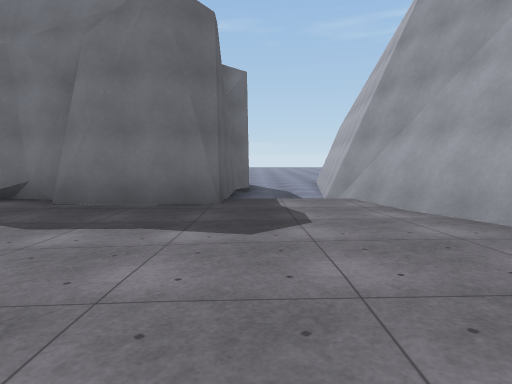
view 1 (above)

22 first-person views from a walk through a scene from a Unity 3-D project. The camera is 1.3 m above the floor, tilts 6° down and sees 75° across. The floor is counted in squares, 2 m on a side. Each view is taken from the middle of a square. On the plan, view 1 faces up. The plan holds only what a view shows up to about 10 squares ahead; the rest is blank. The place goes on beyond the plan. The player character is not drawn. Some surface patterns are stand-ins.

view 2
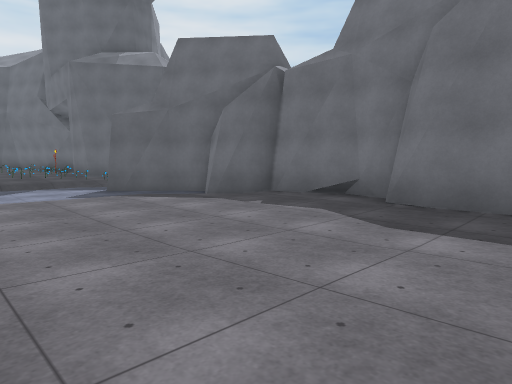

view 3
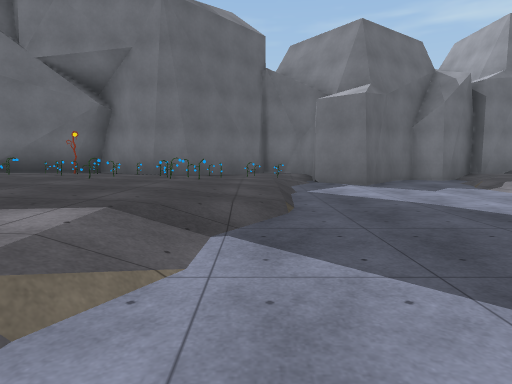

view 4
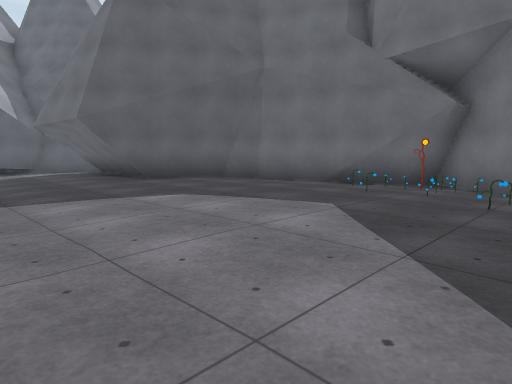

view 5
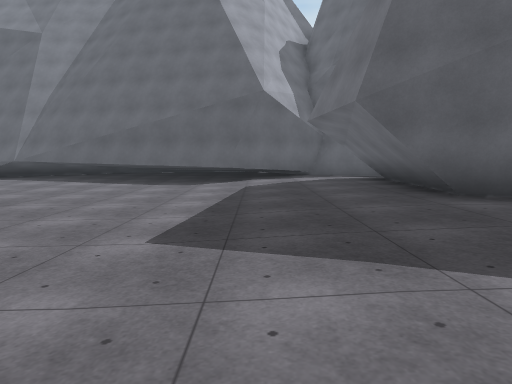

view 6
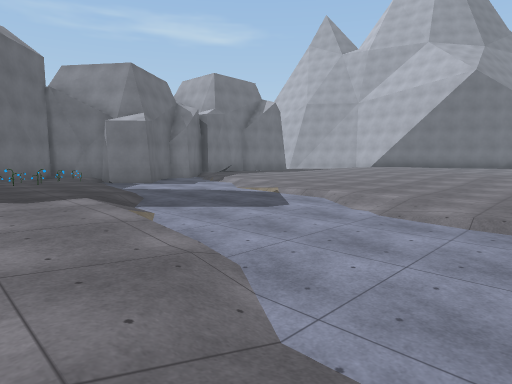

view 7
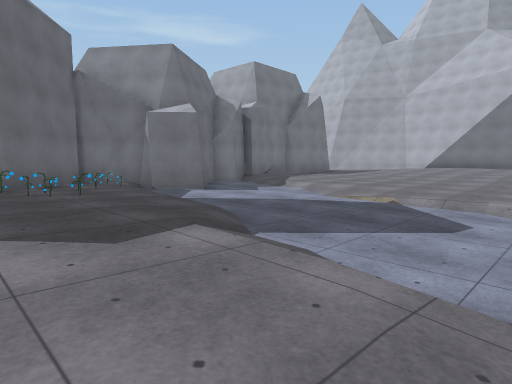

view 8
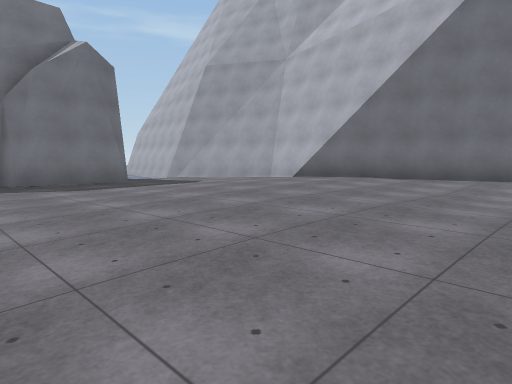

view 9
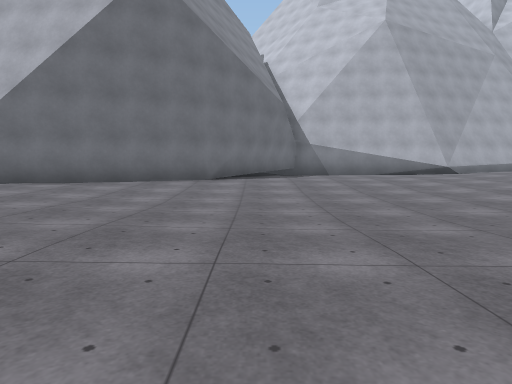

view 10
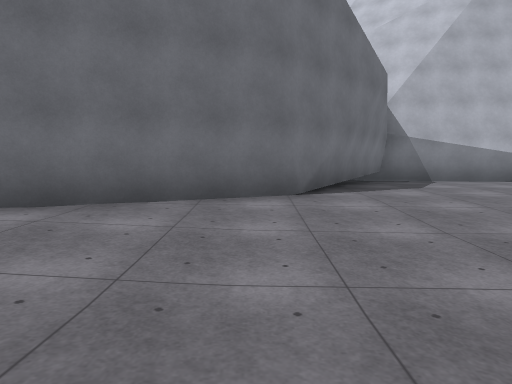

view 11
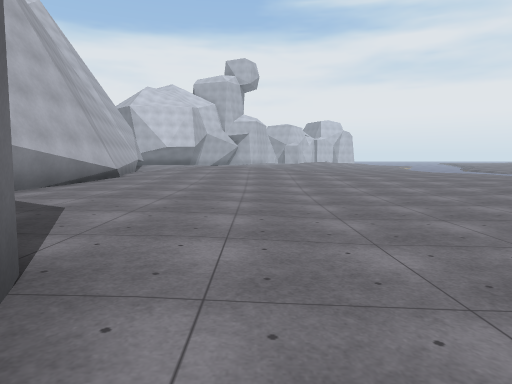

view 12
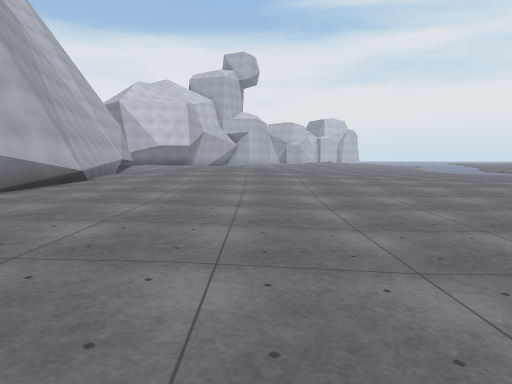

view 13
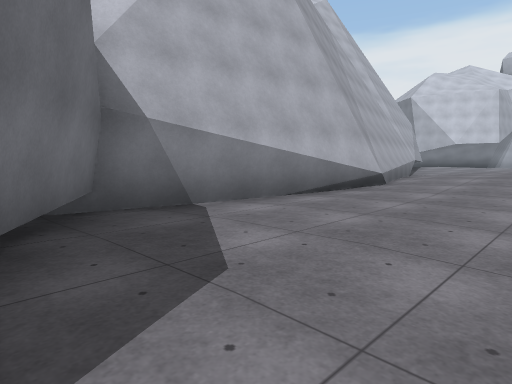

view 14
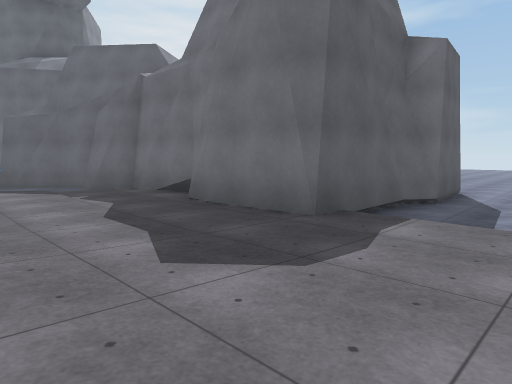

view 15
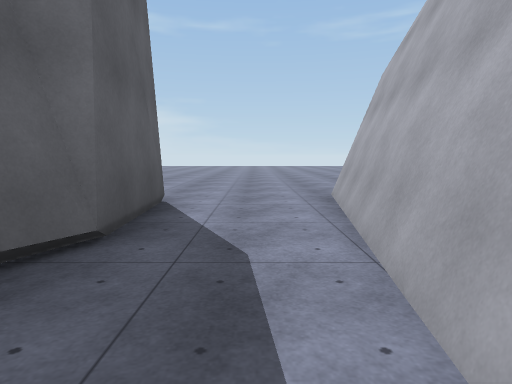

view 16
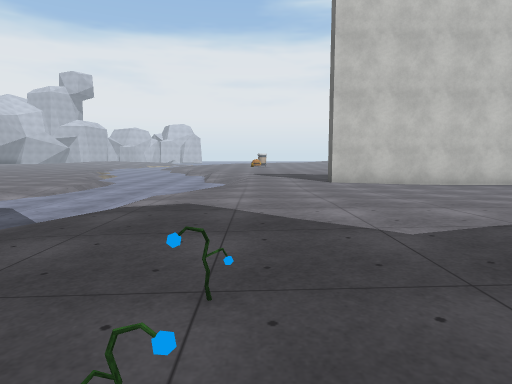

view 17
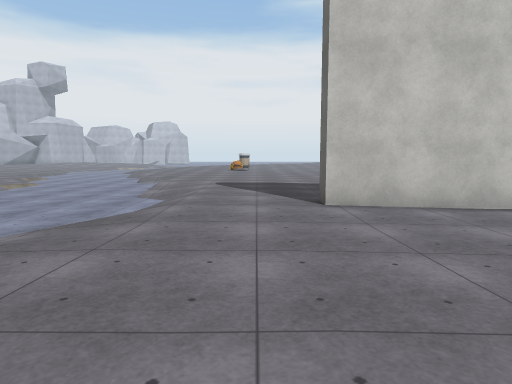

view 18
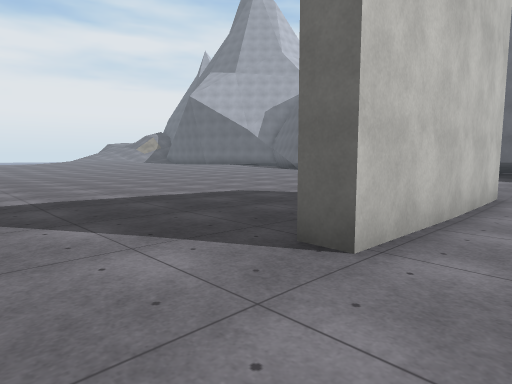

view 19
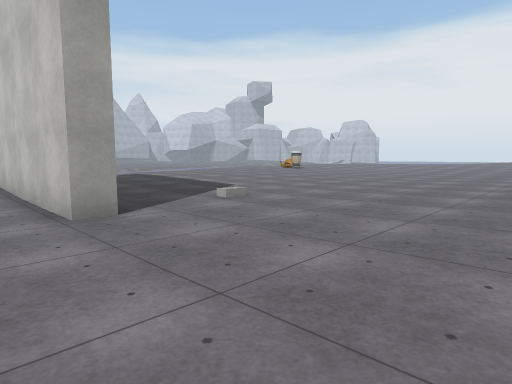

view 20
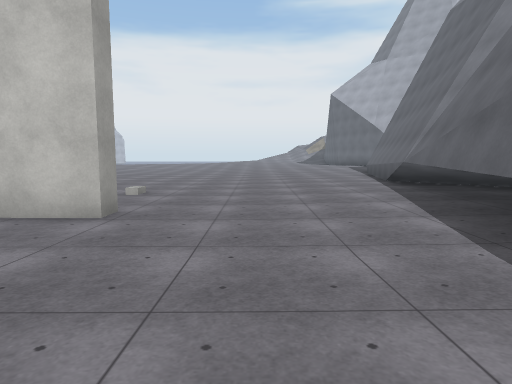

view 21
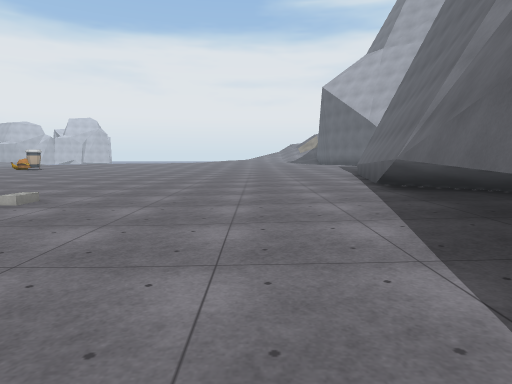

view 22
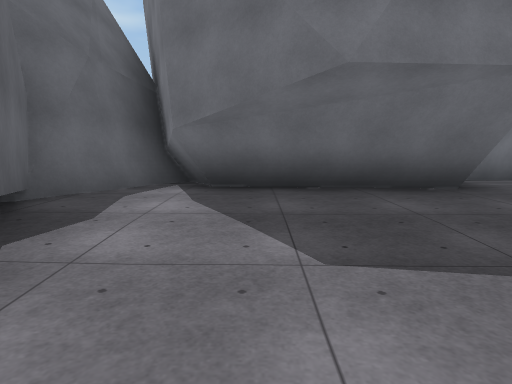

### Floor plan
Key: @ floor where view 1 was taken; # wall or solid block; . main floor; : floor 0.25 m higher than the main floor; - floor 0.25 m lower than the main floor; + floor 0.5 m higher than the main floor; _ floor 0.5 m lower than the main floor; / step, stairs or slope; P plant; O other object.
Columns run from 30 left of view 1 to 10 right of it. Each row starts with its distance up from view 1.
 17                              _____
 16                              _____
 15                              _____
 14                              _____
 13                              ____#
 12                              #___#
 11                              #__##
 10                              #__#
  9                              #__#
  8                              #__#
  7                  ###    #### #__#
  6             ### ##.######..###..##
  5           ###O###.O##_//.........#
  4         ###:OOOOOOO##_/..........#
  3   ##    #::O:O:OO.____/........::#
  2   ##   ##:::OOPOO.____/.......:::#
  1  #######::::::::./___/.......::::##
  0  #::::::::::::::./___/......::@:::#
 -1  ##::::::::::::://___-.....:::::::##
 -2   #::::....:::::/____......::::..::#
 -3   #..........::./___/......:::....:##
 -4   #............//___-.....:::......:##
 -5   #............/___/......:::......::###
 -6   #....#####.../___/.....  :.......:::.##
 -7   #............/___/..      ........::..#
 -8   #............/___          .......::.##
 -9 ###............/____        ........:::#
-10  #.............//____       :.....:::::#
-11  #............:./____      ::::::/:::::#
-12  #............             :::::::+++::#
-13 ##............             ::::::+++++:#
-14 #.............             .::::+++++++#
-15     ....  ...:                      +++#

Where each view was taken, in squares from view 1:
view 1: 0 up, 0 right, facing up
view 2: 0 up, 1 left, facing up-left
view 3: 4 down, 13 left, facing up
view 4: 3 down, 15 left, facing up-left
view 5: 2 down, 18 left, facing left
view 6: 7 down, 16 left, facing up-right
view 7: 4 down, 16 left, facing up-right
view 8: 4 down, 5 left, facing up-right
view 9: 5 down, 4 left, facing right
view 10: 3 down, 0 right, facing right
view 11: 2 down, 4 right, facing down
view 12: 4 down, 4 right, facing down
view 13: 5 down, 5 right, facing down-right
view 14: 2 up, 2 right, facing up-left
view 15: 7 up, 1 right, facing up
view 16: 3 up, 16 left, facing down
view 17: 1 down, 17 left, facing down
view 18: 5 down, 16 left, facing down-left
view 19: 5 down, 27 left, facing down-right
view 20: 2 down, 25 left, facing down
view 21: 4 down, 26 left, facing down
view 22: 4 down, 26 left, facing up
